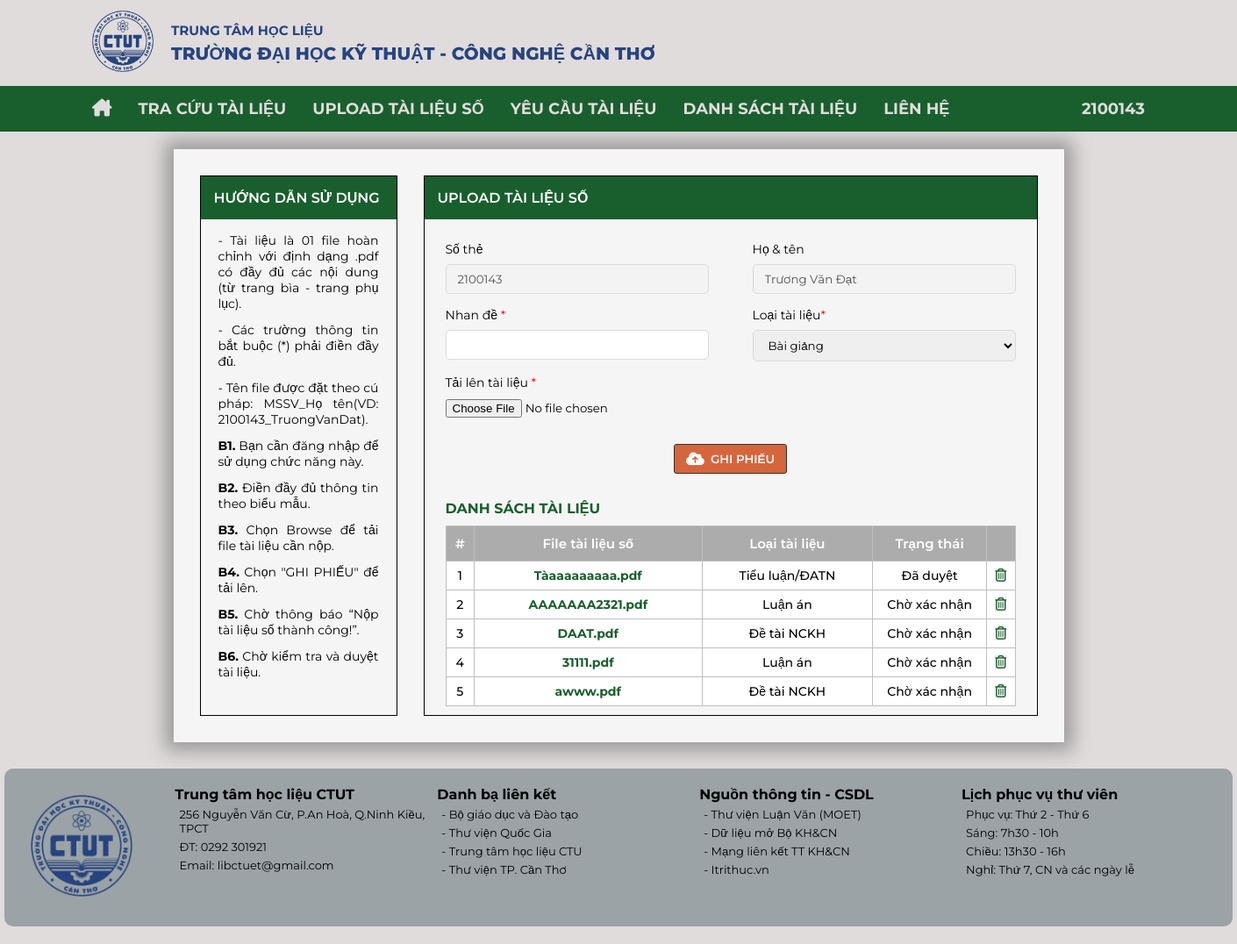
Screenshot of /?controller=user&action=upload (signed in) with the database file from the repository.
### tables this page shows
CREATE TABLE `upload` (
  `idUpload` int(10) NOT NULL,
  `uploadURL` varchar(500) NOT NULL,
  `titleUpload` varchar(255) NOT NULL,
  `timeUpload` datetime NOT NULL,
  `id_User` int(10) NOT NULL,
  `id_Book` int(10) DEFAULT NULL,
  `id_Category` int(11) NOT NULL
);

CREATE TABLE `category` (
  `idCategory` int(11) NOT NULL,
  `nameCategory` varchar(50) NOT NULL
);

### controllers/baseController.php (called while the page is built, shortened)
<?php
class baseController
{
    protected function loadview($viewPath, array $data = [])
    {
        return require (self::VIEW_FOLDER_NAME . '/' . str_replace('.', '/', $viewPath) . '.php');
    }
}
?>

### controllers/userController.php (called while the page is built, shortened)
<?php
class userController extends baseController
{
  private $userModel;
  public function __construct()
  {
    $this->userModel = new userModel;
  }
  public function upload()
  {
    $uploadData = $this->userModel->uploadData($_SESSION['user']['id']);
    $typeData = $this->userModel->getDataType();
    return $this->loadview('user.upload', ['uploadData' => $uploadData, 'typeData' => $typeData]);
  }
}
?>

### models/userModel.php (called while the page is built, shortened)
<?php
class userModel extends baseModel
{
  public function uploadData($idUser)
  {
    $sql = "SELECT upload.*, book.nameBook, book.creatorBook, book.dateBook, user.studentCode, user.fullName, category.nameCategory FROM upload
    LEFT JOIN user ON upload.id_User = user.id
    LEFT JOIN category ON upload.id_Category = category.idCategory
    LEFT JOIN book ON upload.id_Book = book.idBook WHERE id_User = '$idUser'";
    $query = $this->_query($sql);
    return $query;
  }
  public function getDataType()
  {
    $sql = "SELECT * FROM category";
    $query = $this->_query($sql);
    return $query;
  }
}
?>

### models/baseModel.php (called while the page is built)
<?php
class baseModel extends database{
    protected $conn;
    public function __construct()
    {
        $this->conn = $this->connect();
    }
    public function _query($sql){
        return mysqli_query($this->conn,$sql);
    }
}
?>

### core/database.php (called while the page is built, shortened)
<?php
class database{
    public function connect(){
        $conn = mysqli_connect(self::HOST,self::USERNAME,self::PASSWORD,self::DBNAME);
        if(mysqli_connect_errno() == 0){
            return $conn;
        }
        return false;
    }
}
?>

### views/user/upload.php (the view, shortened to what this page needs)
<div class="container upload">
    <div class="upload-file">
        <div class="upload-sub-1">
            <div id="profile__title"> Hướng dẫn sử dụng</div>
            <ul>
                <li>- Tài liệu là 01 file hoàn chỉnh với định dạng .pdf có đầy đủ các nội dung (từ
                    trang bìa - trang phụ lục).</li>
                <li>- Các trường thông tin bắt buộc (*) phải điền đầy đủ.</li>
                <li>- Tên file được đặt theo cú pháp: MSSV_Họ tên(VD: 2100143_TruongVanDat).</li>
                <li> <strong>B1.</strong> Bạn cần đăng nhập để sử dụng chức năng này.</li>
                <li> <strong>B2.</strong> Điền đầy đủ thông tin theo biểu mẫu.</li>
                <li> <strong>B3.</strong> Chọn Browse để tải file tài liệu cần nộp.</li>
                <li> <strong>B4.</strong> Chọn "GHI PHIẾU" để tải lên.</li>
                <li> <strong>B5.</strong> Chờ thông báo “Nộp tài liệu số thành công!”.</li>
                <li> <strong>B6.</strong> Chờ kiểm tra và duyệt tài liệu.</li>
            </ul>
        </div>
        <div class="upload-sub-2">
            <div id="profile__title">Upload tài liệu số</div>
            <div class="form-upload">
                <form action="" method="post" enctype="multipart/form-data">
                    <div class="form-upload-sub">
                        <div class="form-infor">
                            <label for="">Số thẻ</label>
                            <input type="text" disabled value="<?= $_SESSION['user']['studentCode'] ?>">
                            <label for="">Nhan đề <span style="color: red;">*</span></label>
                            <input type="text" id="title">
                        </div>
                        <div class="form-infor">
                            <label for="">Họ & tên</label>
                            <input type="text" disabled value="<?= $_SESSION['user']['fullName'] ?>">
                            <label for="">Loại tài liệu<span style="color: red;">*</span></label>
                            <select id="type">
                                <?php foreach ($data['typeData'] as $type) {
                                    ?>
                                    <option value="<?= $type['idCategory'] ?>"><?= $type['nameCategory'] ?></option>
                                <?php } ?>
                            </select>
                        </div>
                    </div>
                    <div class="title-upload">
                        <label for="">Tải lên tài liệu <span style="color: red;">*</span></label>
                        <input type="file" name="fileName" id="fileName" accept="application/pdf"
                            style="padding: 10px 0">
                    </div>
                    <div class="btn-upload">
                        <button type="button" id="upload-file" name="upload">  GHI PHIẾU
                    </div>
                    <h2 style="font-size: 16px; text-transform: uppercase; padding: 10px 0; color: var(--green-color);">
                        Danh sách tài liệu</h2>
                </form>
                <table class="table-upload">
                    <tr>
                        <th style="width: 5%">#</th>
                        <th style="width: 40%">File tài liệu số</th>
                        <th style="width: 30%">Loại tài liệu</th>
                        <th style="width: 20%">Trạng thái</th>
                        <th style="width: 5%"></th>
                    </tr>
                    <?php foreach ($data['uploadData'] as $key => $upload) {
                        ?>
                        <tr>
                            <td><?= $key + 1 ?></td>
                            <td><a href="<?= $upload['uploadURL'] ?>" target="_blank"><?= $upload['titleUpload'] ?>.pdf</a>
                            </td>
                            <td><?= $upload['nameCategory'] ?></td>
                            <td><?php
                            if ($upload['nameBook'] === null) {
                                echo "Chờ xác nhận";
                            } else {
                                echo "Đã duyệt";
                            }
                            ?></td>
                            <td>
                                <button type="button" name="delete" class="delete-btn"
                                    data-id="<?= $upload['idUpload'] ?>"><i class="fa-regular fa-trash-can"></i></button>
                            </td>
                        </tr>
                    <?php } ?>
                </table>
            </div>
        </div>
    </div>
</div>

### css/style.css (style rules this page uses)
* { padding: 0; margin: 0; font-family: "Montserrat", sans-serif; box-sizing: border-box; }
:root { --white-color: #e0dcdc; --orange-color: #d7653b; --green-color: #195f2d; --border-radius: 5px; --white-cl: white; --black-cl: black; --purple-cl: rgb(116, 4, 103); --red-cl: rgb(250, 54, 50); --red-black-cl: rgb(217, 13, 9); --green-cl: rgb(3, 165, 3); --green-black-cl: rgb(14, 130, 14); --black-gray-cl: #2b2f32; --blue-dark-cl: rgb(0 63 115); --blue-cl: rgb(0, 122, 222); --blue-white-cl: rgb(18, 149, 255); --orange-cl: rgb(255, 174, 0); --gray-cl: rgb(172, 172, 172); --gray-white-cl: rgb(198, 198, 198); --gray-black-cl: #2c3338; }
a { text-decoration: none; }
body { background-color: var(--white-color); }

### css/user/profile.css (style rules this page uses)
#profile__title { padding: 15px; font-weight: 600; color: #ffffff; font-size: 16px; background: var(--green-color); text-transform: uppercase; }

### css/user/upload.css (style rules this page uses)
.upload-file { font-size: 14px; display: flex; margin: 0 auto; top: 150px; left: 50%; width: fit-content; padding: 30px; background: whitesmoke; gap: 30px; box-shadow: 0px 0px 20px 10px rgba(0, 0, 0, 0.3); }
.form-upload { padding: 25px 24px 10px 24px; }
.form-upload-sub { display: flex; gap: 50px; }
.upload-sub-1 { width: 225px; border: 1px black solid; }
.upload-sub-1 > ul { padding: 15px 20px; }
.upload-sub-1 > ul > li { text-align: justify; margin-bottom: 12px; }
.upload-sub-2 { width: 700px; border: 1px black solid; }
.form-infor { display: flex; flex-direction: column; }
.form-infor > select, .form-infor > input { width: 300px; padding: 8px 13px; margin-bottom: 15px; border-radius: 5px; outline: none; border: 1px #dbdbdb solid; }
.form-infor > label { margin-bottom: 8px; }
.title-upload { display: flex; flex-direction: column; }
.btn-upload { display: flex; justify-content: center; gap: 5px; }
.btn-upload > button { display: flex; gap: 7px; align-items: center; border-radius: 3px; border: 1px #333 solid; font-weight: 600; color: white; padding: 8px 13px; background-color: var(--orange-color); margin: 20px 0; }

### css/user/rentHistory.css (style rules this page uses)
#rent-table th, td { border: 1px solid #fff; text-align: center; }

### css/admin/header.css (style rules this page uses)
li { list-style: none; }

### rows the page displays
upload: titleUpload "Tàaaaaaaaaa", id_Category.nameCategory "Tiểu luận/ĐATN", shows "Đã duyệt"
upload: titleUpload "AAAAAAA2321", id_Category.nameCategory "Luận án", shows "Chờ xác nhận"
upload: titleUpload "DAAT", id_Category.nameCategory "Đề tài NCKH", shows "Chờ xác nhận"
upload: titleUpload "31111", id_Category.nameCategory "Luận án", shows "Chờ xác nhận"
upload: titleUpload "awww", id_Category.nameCategory "Đề tài NCKH", shows "Chờ xác nhận"

### other values shown
$_SESSION['user']['studentCode'] "2100143"
form field value "Bài giảng"
